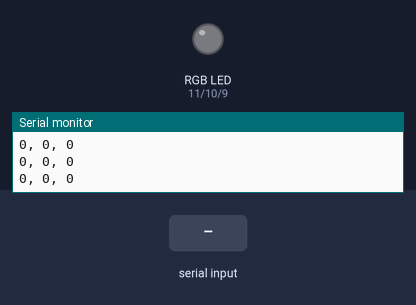
Recording of a sketch running on a simulated Arduino Uno, built with avr-gcc and run on an emulated ATmega328P. Shown: an RGB LED mixed from three pins (HIGH = lit), the last lines printed to the serial monitor. The inputs (shaded band) are chosen by the test bench. Dim RGB values are drawn brighter than linear.

Above: at 1.3 s.
1.4 s: "90,45\n" received over the second serial link
At 2.9 s:
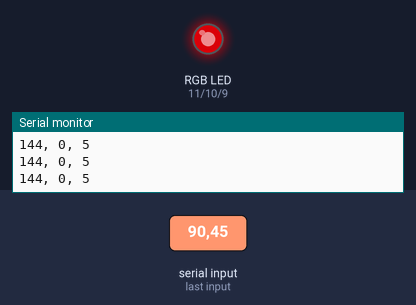
3.2 s: "30,150\n" received over the second serial link
At 3.9 s:
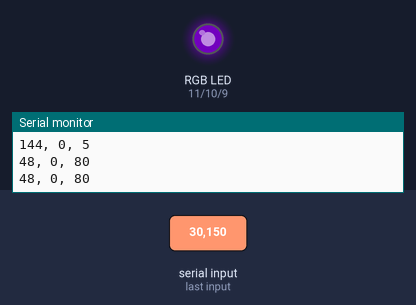
5.0 s: "90\n" received over the second serial link
At 6.0 s:
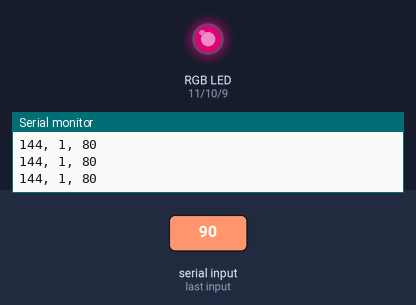
6.7 s: "5\n" received over the second serial link
At 8.1 s:
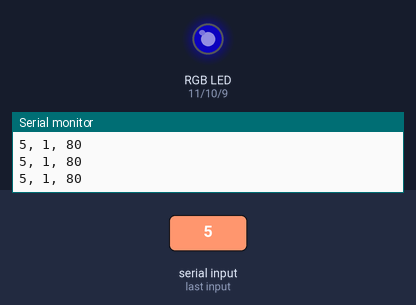
Timing chart, 0 to 9.5 s (numbered marks = the images above; inputs shaded):
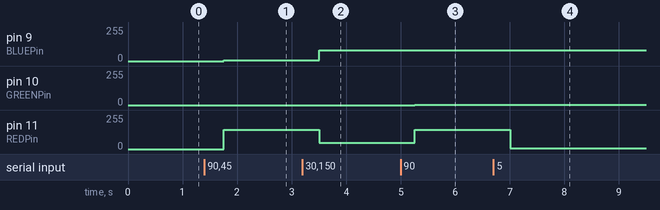

Measured:
- after the input at 1.4 s, pin 9 (BLUEPin): 0/255 → 5/255 after 0.35 s; pin 11 (REDPin): 0/255 → 144/255 after 0.35 s
- after the input at 3.2 s, pin 9 (BLUEPin): 5/255 → 80/255 after 0.31 s; pin 11 (REDPin): 144/255 → 48/255 after 0.31 s
- after the input at 5.0 s, pin 10 (GREENPin): 0/255 → 1/255 after 0.26 s; pin 11 (REDPin): 48/255 → 144/255 after 0.26 s
- after the input at 6.7 s, pin 11 (REDPin): 144/255 → 5/255 after 0.31 s

The sketch:

BTRicevi.ino
```cpp
#include <SoftwareSerial.h>
#include <string.h>

#define RXPIN 2


const int RXPin = 2;  // da collegare su TX di HC05
const int TXPin = 3;  // da collegare su RX di HC05

const int REDPin= 11;
const int GREENPin= 10;
const int BLUEPin= 9;


SoftwareSerial myBT = SoftwareSerial(RXPin, TXPin);
char msgChar[7];
char hexString[3];

int r = 0;
int g = 0;
int b = 0;

int i = 0;

void setup()
{
  msgChar[6] = '\n';
  hexString[2] = '\n';
  pinMode(RXPin, INPUT);
  pinMode(TXPin, OUTPUT);
  pinMode(REDPin,OUTPUT);
  pinMode(GREENPin,OUTPUT);
  pinMode(BLUEPin,OUTPUT);

  myBT.begin(38400);

  Serial.begin(9600);
}

void loop()
{
  i = 0;
  while (myBT.available()) {
    msgChar[i++] = char(myBT.read());
  }
  delay(100);

  extractRGB();
  printRGB(r,g,b);
  Serial.println();

}

void printRGB(int red, int green, int blue){
  analogWrite(REDPin,red);
  analogWrite(GREENPin,green);
  analogWrite(BLUEPin,blue);
}

void extractRGB(){
    onlyTwo(0);
    r = (int)strtol(hexString, NULL, 16);
    delay(50);
    Serial.print(r);
    Serial.print(", ");

    onlyTwo(2);
    g = (int)strtol(hexString, NULL, 16);
    delay(50);
    Serial.print(g);
    Serial.print(", ");

    onlyTwo(4);
    b = (int)strtol(hexString, NULL, 16);
    delay(50);
    Serial.println(b);
  }

void onlyTwo(int start) {
  hexString[0] = msgChar[start + 0];
  hexString[1] = msgChar[start + 1];
}
```
